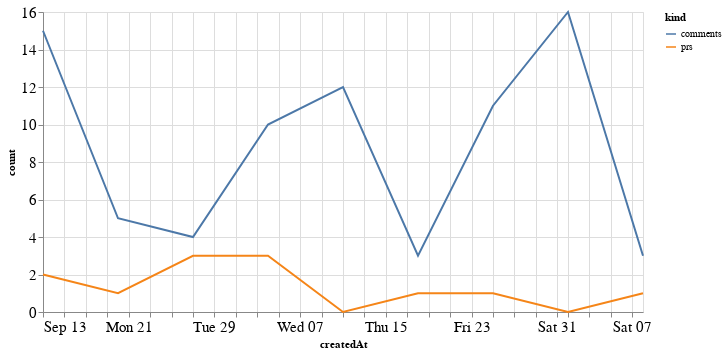

The notebook cell this image was saved under:
### Code cell
alt.Chart(total_time, width=600).mark_line().encode(
    x='createdAt',
    y='count',
    color='kind'
)

### Figure 1 — Vega-Lite specification as saved in the notebook (floating-point values rounded to 4 significant figures)
{"config": {"axisLeft": {"labelFontSize": 15}, "axisBottom": {"labelFontSize": 15}}, "data": {"name": "data-52934ac1549fcec4cb164b84cad00505"}, "mark": "line", "encoding": {"color": {"type": "nominal", "field": "kind"}, "x": {"type": "temporal", "field": "createdAt"}, "y": {"type": "quantitative", "field": "count"}}, "width": 600, "$schema": "https://vega.github.io/schema/vega-lite/v4.8.1.json", "datasets": {"data-52934ac1549fcec4cb164b84cad00505": [{"createdAt": "2020-09-13T00:00:00", "kind": "prs", "count": 2}, {"createdAt": "2020-09-20T00:00:00", "kind": "prs", "count": 1}, {"createdAt": "2020-09-27T00:00:00", "kind": "prs", "count": 3}, {"createdAt": "2020-10-04T00:00:00", "kind": "prs", "count": 3}, {"createdAt": "2020-10-11T00:00:00", "kind": "prs", "count": 0}, {"createdAt": "2020-10-18T00:00:00", "kind": "prs", "count": 1}, {"createdAt": "2020-10-25T00:00:00", "kind": "prs", "count": 1}, {"createdAt": "2020-11-01T00:00:00", "kind": "prs", "count": 0}, {"createdAt": "2020-11-08T00:00:00", "kind": "prs", "count": 1}, {"createdAt": "2020-09-13T00:00:00", "kind": "comments", "count": 15}, {"createdAt": "2020-09-20T00:00:00", "kind": "comments", "count": 5}, {"createdAt": "2020-09-27T00:00:00", "kind": "comments", "count": 4}, {"createdAt": "2020-10-04T00:00:00", "kind": "comments", "count": 10}, {"createdAt": "2020-10-11T00:00:00", "kind": "comments", "count": 12}, {"createdAt": "2020-10-18T00:00:00", "kind": "comments", "count": 3}, {"createdAt": "2020-10-25T00:00:00", "kind": "comments", "count": 11}, {"createdAt": "2020-11-01T00:00:00", "kind": "comments", "count": 16}, {"createdAt": "2020-11-08T00:00:00", "kind": "comments", "count": 3}]}}
